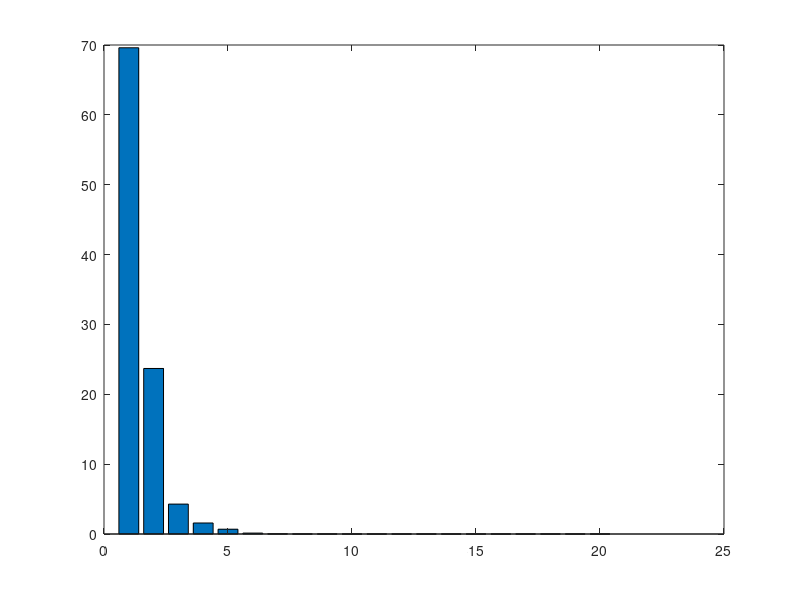

MATLAB code for this plot:
clear all;
clc;
% get data
dx = 0.02;
x  = (dx:dx:1.5)';
y  = 5*exp(0.5*x) + 4*exp(-3*x) + 2*exp(-2*x);

% calculate n integrals of y and n-1 powers of x
n = 10;
iy = zeros(length(x), n);
xp = zeros(length(x), n-1);
iy(:,1) = cumtrapz(x, y);
xp(:,1) = ones(size(x));
for ii=2:1:n
    iy(:, ii) = cumtrapz(x, iy(:, ii-1));
    xp(:, ii) = xp(:, ii-1) .* x;
end

% calculate singular values of Y
Y = [iy, xp];
ysv = svd(Y);

% scale singular values to percentage
ysv_scaled = 100 * ysv ./ sum(ysv)
bar(ysv_scaled);
%ysv_scaled =
%   6.9606e+01
%   2.3696e+01
%   4.2812e+00
%   1.5760e+00
%   6.8682e-01
%   1.3106e-01
%   2.0743e-02
%   2.5832e-03
%   2.5537e-04
%   ... even smaller ones

% select n principal components above a threshold of 0.1% 
thres = 0.1;
n = sum(ysv_scaled > thres ) / 2
% n = 3 (6 singular values) covers about 99.97% of all components contributions
covers = sum(ysv_scaled(1:2*n))
% covers = 99.976